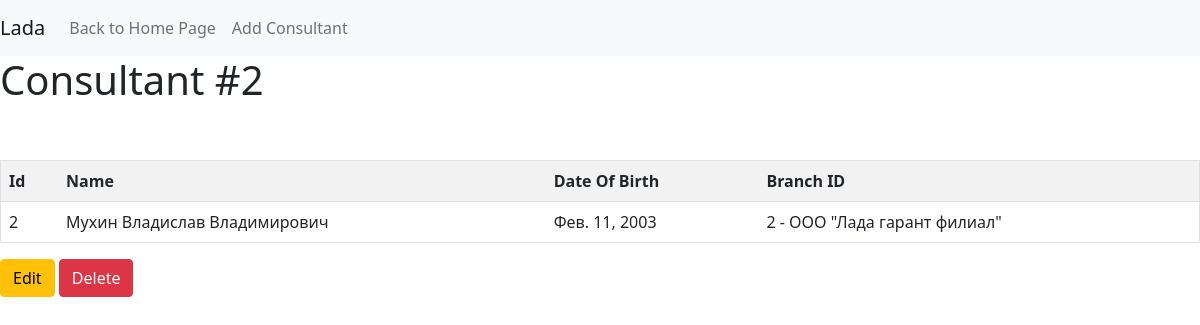
/consultants/2/, run on the app's committed database.
### main/models.py (models this page shows, shortened)
class Consultant(models.Model):
    branch = models.ForeignKey(
        to = Branch,
        on_delete = models.CASCADE,
        verbose_name = 'Номер филиала',
        null = False,
    )
    fullname = models.CharField(
        verbose_name = 'Полное имя',
        max_length = 50,
        null = False,
        blank = False,
        default = '',
    )
    dateofbirth  = models.DateField(
        verbose_name = 'Дата рождения',
        null = False,
        blank = False,
    )
    def get_update_url(self):
	    return reverse('consultant_edit_url', kwargs = {'id': self.id})
    def get_delete_url(self):
        return reverse('consultant_delete_url', kwargs = {'id':self.id})
    class Meta:
        verbose_name = 'Консультант'
        verbose_name_plural = 'Консультанты'

class Branch(models.Model):
    name = models.CharField(
        verbose_name = 'Название',
        max_length = 50,
        null = False,
        blank = False,
    )
    commandor = models.CharField(
        verbose_name = 'Руководитель',
        max_length = 50,
        null = False,
        blank = False,
    )
    inn = models.CharField(
        verbose_name = 'ИНН',
        max_length = 17,
        null = False,
        blank = False,
    )
    adress = models.CharField(
        verbose_name = 'Адресс',
        max_length = 50,
        null = False,
        blank = False,
    )
    phone = models.CharField(
        verbose_name = 'Телефон',
        max_length = 11,
        null = False,
        blank = False,
    )
    parking = models.IntegerField(
        verbose_name = 'Парк.места',
        default = 100,
        null = False,
        blank = False,
    )
    def __str__(self):
        return '{} - {}'.format(self.id, self.name, self.commandor)
    class Meta:
        verbose_name = 'Филиал'
        verbose_name_plural = 'Филиалы'

### main/views.py (the view)
# urls.py: path('consultants/<int:id>/', views.ConsultantDetails.as_view(), name = 'consultant_details_url'),
class ConsultantDetails(View):
	def get(self,request,id):
		consultant = Consultant.objects.get(id = id)
		return render(request, 'consultant/consultant-details.html', context={'consultant': consultant})

### main/templates/consultant/consultant-details.html (shortened to what this page needs)
<!DOCTYPE HTML>
<html>
<head>
    <link href="https://cdn.jsdelivr.net/npm/bootstrap@5.0.0-beta3/dist/css/bootstrap.min.css" rel="stylesheet">
</head>
<body>
<nav class="navbar navbar-expand-lg navbar-light bg-light">
    <a class="navbar-brand" >Lada</a>
    <div class="collapse navbar-collapse" id="navbarSupportedContent">
        <ul class="navbar-nav mr-auto">
            <li class="nav-item">
                <a class="nav-link" href="/">Back to Home Page</a>
            </li>
            <li class="nav-item">
                <a class="nav-link" href="/consultants/add">Add Consultant</a>
            </li>
        </ul>
    </div>
</nav>
<h1>Consultant #{{consultant.id}}</h1>
<br></br>
<table border="1" class="table table-striped">
    <tr>
        <th>Id</th>
        <th>Name</th>
        <th>Date Of Birth</th>
        <th>Branch ID</th>
    </tr>
    <tr>
        <td>{{consultant.id}}</td>
        <td>{{consultant.fullname}}</td>
        <td>{{consultant.dateofbirth}}</td>
        <td>{{consultant.branch}}</td>
    </tr>
</table>
<a href="{{consultant.get_update_url}}" type="button" class="btn btn-warning">Edit</a>
<a href="{{consultant.get_delete_url}}" type="button" class="btn btn-danger">Delete</a>
</body>
</html>

### data on the page
Consultant: id "2", fullname "Мухин Владислав Владимирович", dateofbirth "Фев. 11, 2003", branch "2 - ООО \"Лада гарант филиал\""
